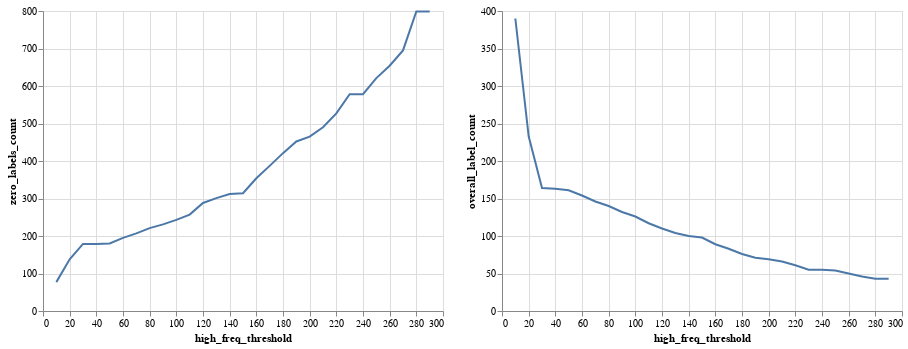

Write notebook code for a chart like this one.
### Code cell
zero_labels_count_chart = (
    alt.Chart(label_analysis_df)
    .mark_line()
    .encode(x="high_freq_threshold", y="zero_labels_count")
)

overall_label_count_chart = (
    alt.Chart(label_analysis_df)
    .mark_line()
    .encode(x="high_freq_threshold", y="overall_label_count")
)

zero_labels_count_chart | overall_label_count_chart

### Figure 1 — Vega-Lite specification as saved in the notebook (floating-point values rounded to 4 significant figures)
{"$schema": "https://vega.github.io/schema/vega-lite/v3.3.0.json", "config": {"mark": {"tooltip": null}, "view": {"height": 300, "width": 400}}, "data": {"name": "data-9eaf79a19d56f9a473803bea7d303a09"}, "datasets": {"data-9eaf79a19d56f9a473803bea7d303a09": [{"high_freq_threshold": 10, "overall_label_count": 390, "zero_labels_count": 77}, {"high_freq_threshold": 20, "overall_label_count": 233, "zero_labels_count": 138}, {"high_freq_threshold": 30, "overall_label_count": 164, "zero_labels_count": 179}, {"high_freq_threshold": 40, "overall_label_count": 163, "zero_labels_count": 179}, {"high_freq_threshold": 50, "overall_label_count": 161, "zero_labels_count": 180}, {"high_freq_threshold": 60, "overall_label_count": 154, "zero_labels_count": 195}, {"high_freq_threshold": 70, "overall_label_count": 146, "zero_labels_count": 207}, {"high_freq_threshold": 80, "overall_label_count": 140, "zero_labels_count": 221}, {"high_freq_threshold": 90, "overall_label_count": 132, "zero_labels_count": 231}, {"high_freq_threshold": 100, "overall_label_count": 126, "zero_labels_count": 243}, {"high_freq_threshold": 110, "overall_label_count": 117, "zero_labels_count": 257}, {"high_freq_threshold": 120, "overall_label_count": 110, "zero_labels_count": 288}, {"high_freq_threshold": 130, "overall_label_count": 104, "zero_labels_count": 301}, {"high_freq_threshold": 140, "overall_label_count": 100, "zero_labels_count": 312}, {"high_freq_threshold": 150, "overall_label_count": 98, "zero_labels_count": 314}, {"high_freq_threshold": 160, "overall_label_count": 89, "zero_labels_count": 354}, {"high_freq_threshold": 170, "overall_label_count": 83, "zero_labels_count": 387}, {"high_freq_threshold": 180, "overall_label_count": 76, "zero_labels_count": 421}, {"high_freq_threshold": 190, "overall_label_count": 71, "zero_labels_count": 452}, {"high_freq_threshold": 200, "overall_label_count": 69, "zero_labels_count": 465}, {"high_freq_threshold": 210, "overall_label_count": 66, "zero_labels_count": 490}, {"high_freq_threshold": 220, "overall_label_count": 61, "zero_labels_count": 527}, {"high_freq_threshold": 230, "overall_label_count": 55, "zero_labels_count": 578}, {"high_freq_threshold": 240, "overall_label_count": 55, "zero_labels_count": 578}, {"high_freq_threshold": 250, "overall_label_count": 54, "zero_labels_count": 621}, {"high_freq_threshold": 260, "overall_label_count": 50, "zero_labels_count": 654}, {"high_freq_threshold": 270, "overall_label_count": 46, "zero_labels_count": 695}, {"high_freq_threshold": 280, "overall_label_count": 43, "zero_labels_count": 799}, {"high_freq_threshold": 290, "overall_label_count": 43, "zero_labels_count": 799}]}, "hconcat": [{"encoding": {"x": {"field": "high_freq_threshold", "type": "quantitative"}, "y": {"field": "zero_labels_count", "type": "quantitative"}}, "mark": "line"}, {"encoding": {"x": {"field": "high_freq_threshold", "type": "quantitative"}, "y": {"field": "overall_label_count", "type": "quantitative"}}, "mark": "line"}]}
